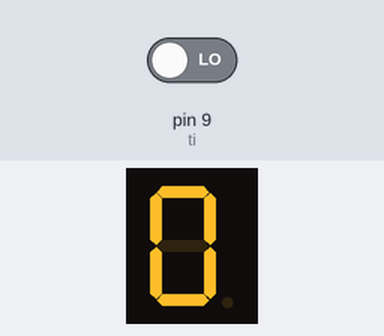
Bench run of a sketch on a simulated Arduino Uno, built with avr-gcc and run on an emulated ATmega328P. Shown: 1-digit seven-segment display. Wiring (inferred from the names in the program): 1-digit 7-segment display, segments lit when HIGH: segments pin 2, pin 3, pin 4, pin 5, pin 6, pin 7, pin 8. Inputs (shaded band) come from the test bench; at power-on: pin 9 (ti) LOW. The segment pins are drawn as the display they are named for.

Above: at 1.2 s.
1.3 s: pin 9 (ti) driven HIGH
At 1.57 s:
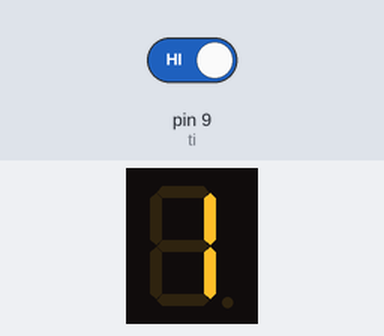
At 2.02 s:
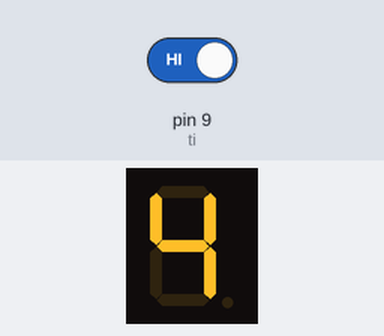
Timing chart, 0 to 4.3 s (numbered marks = the images above; inputs shaded):
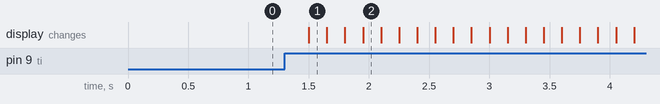

Measured:
- after the input at 1.3 s, the display: changes after 0.20 s (image 1)

The sketch:

touchCounter.ino
```cpp
int ti=9; //ti stands for touch input
int tiv; //tiv stands for touch input value
int counter=0; // this is used to count how many seconds is the button being pressed
int LED=3;
// Pin mapping for the segments
const int segmentPins[] = {2, 3, 4, 5, 6, 7, 8};
// Patterns for digits 0-9 (common cathode)
const int digitPatterns[10][7] = {
    {1, 1, 1, 1, 1, 1, 0}, // 0
    {0, 1, 1, 0, 0, 0, 0}, // 1
    {1, 1, 0, 1, 1, 0, 1}, // 2
    {1, 1, 1, 1, 0, 0, 1}, // 3
    {0, 1, 1, 0, 0, 1, 1}, // 4
    {1, 0, 1, 1, 0, 1, 1}, // 5
    {1, 0, 1, 1, 1, 1, 1}, // 6
    {1, 1, 1, 0, 0, 0, 0}, // 7
    {1, 1, 1, 1, 1, 1, 1}, // 8
    {1, 1, 1, 1, 0, 1, 1}  // 9
};
void setup() {
  pinMode(ti,INPUT);
  pinMode(LED,OUTPUT);
  Serial.begin(9600);
  // Set segment pins as output
  for (int i = 0; i < 7; i++) {
    pinMode(segmentPins[i], OUTPUT);
  }

}

void loop() {

    tiv=digitalRead(ti);
    displayDigit(counter);
  if(tiv>0){

    counter++;
    if(counter>9)counter=0;
  }
delay(150);

}
void displayDigit(int digit) {
  for (int i = 0; i < 7; i++) {
    digitalWrite(segmentPins[i], digitPatterns[digit][i]);
  }
}
```
